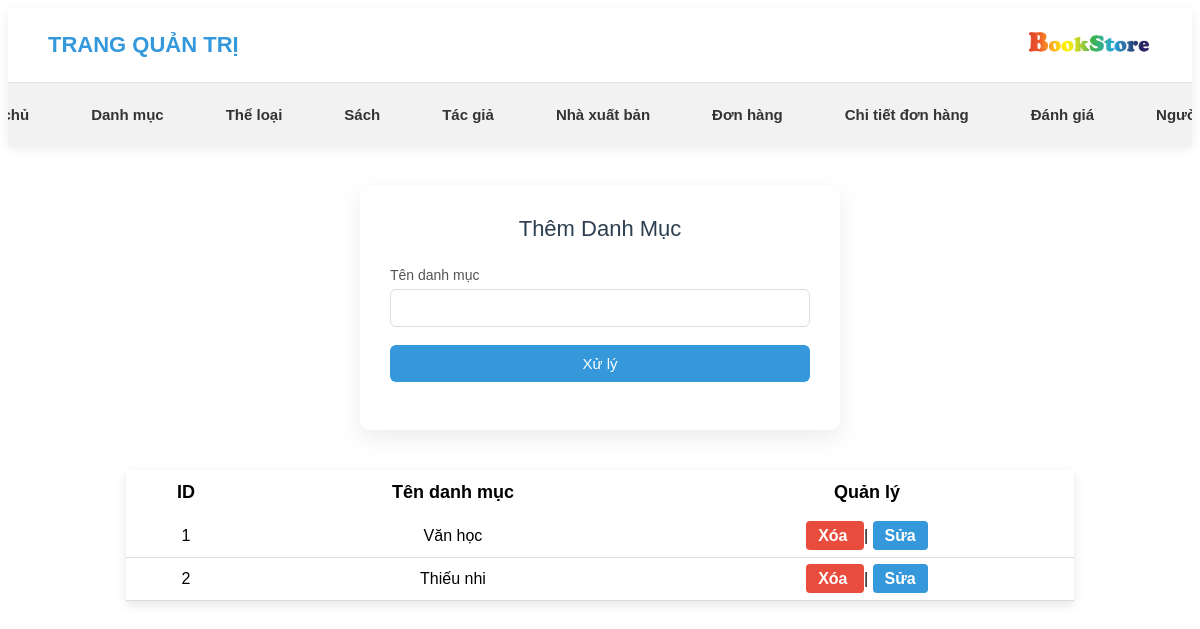
The app's page /admin/index.php?ql=qldanhmuc&ac=them with its own data.
### tables this page shows
CREATE TABLE `danhmuc` (
  `IDDanhMuc` int(11) NOT NULL,
  `TenDanhMuc` varchar(100) NOT NULL
);

### admin/modules/danhmuc/lietke.php (the view)
<?php
$connect = mysqli_connect("localhost","root","","bansach");
mysqli_set_charset($connect,"utf8");
$sql_danhmuc = "SELECT * FROM danhmuc";
$load_danhmuc = mysqli_query($connect,$sql_danhmuc);
?>
<div class="hienthi">
<table class="table-lietke">
<tr>
    <th>ID</th>
    <th>Tên danh mục</th>
    <th colspan="2">Quản lý</th>
</tr>
<?php
    if(mysqli_num_rows($load_danhmuc) > 0){
        while($row = mysqli_fetch_array($load_danhmuc)){
    ?>
    <tr>
        <td><?php echo $row["IDDanhMuc"]; ?></td>
         <td><?php echo $row["TenDanhMuc"]; ?></td>
    <td>
        <a onclick="return confirm('Bạn có chắc muốn xóa?')"
            href="modules/danhmuc/xuly.php?xoa=1&id=<?php echo $row['IDDanhMuc']; ?>">
            Xóa
        </a>
        |
        <a href="index.php?ql=qldanhmuc&ac=sua&id=<?php echo $row['IDDanhMuc']; ?>">
            Sửa
        </a>
    </td>
</tr>
<?php
    }
}else{
?>
<tr>
<td colspan="4">Chưa có danh mục</td>
</tr>
<?php } ?>
</table>
</div>

### admin/css/adminstyle.css (style rules this page uses)
.hienthi { width: 80%; margin: 40px auto; }
td:last-child { white-space: nowrap; }
.table-lietke { width: 100%; border-collapse: collapse; font-family: Arial, sans-serif; background: white; box-shadow: 0 4px 10px rgba(0,0,0,0.1); }
.table-lietke th { background: white; color: black; padding: 12px; text-align: center; font-size: 18px; }
.table-lietke td { padding: 12px; border-bottom: 1px solid #ddd; text-align: center; }
.table-lietke a { text-decoration: none; padding: 6px 12px; border-radius: 4px; font-weight: bold; }
.table-lietke a:first-child { background: #e74c3c; color: white; }
.table-lietke a:last-child { background: #3498db; color: white; }
.table-lietke td:nth-child(2) { max-width: 250px; white-space: nowrap; overflow: hidden; text-overflow: ellipsis; }

### records on screen
danhmuc: IDDanhMuc "1", TenDanhMuc "Văn học"
danhmuc: IDDanhMuc "2", TenDanhMuc "Thiếu nhi"
